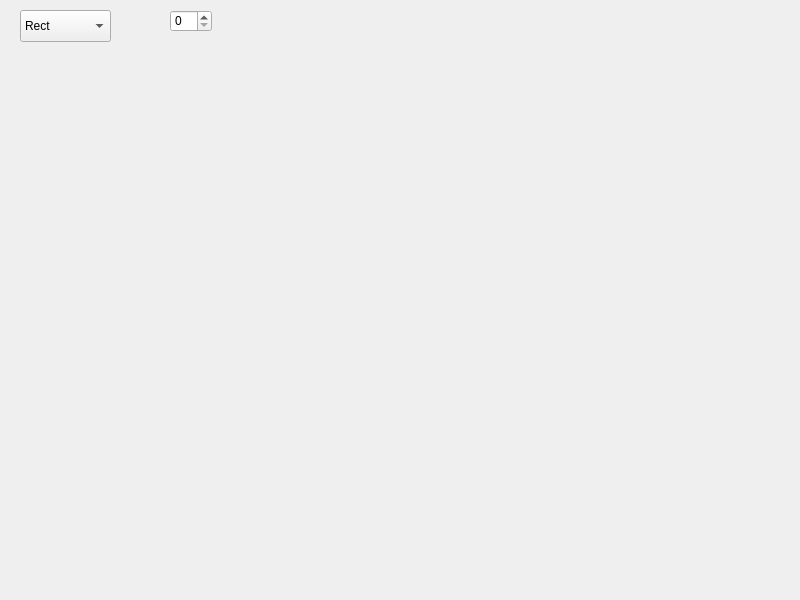
<?xml version="1.0" encoding="UTF-8"?>
<ui version="4.0">
 <class>MainWindow</class>
 <widget class="QMainWindow" name="MainWindow">
  <property name="geometry">
   <rect>
    <x>0</x>
    <y>0</y>
    <width>800</width>
    <height>600</height>
   </rect>
  </property>
  <property name="windowTitle">
   <string>MainWindow</string>
  </property>
  <widget class="QWidget" name="centralwidget">
   <widget class="QComboBox" name="comboBox">
    <property name="geometry">
     <rect>
      <x>20</x>
      <y>10</y>
      <width>91</width>
      <height>32</height>
     </rect>
    </property>
    <property name="editable">
     <bool>false</bool>
    </property>
    <item>
     <property name="text">
      <string>Rect</string>
     </property>
    </item>
    <item>
     <property name="text">
      <string>Polygon</string>
     </property>
    </item>
    <item>
     <property name="text">
      <string>Ellipse</string>
     </property>
    </item>
    <item>
     <property name="text">
      <string>Segment</string>
     </property>
    </item>
   </widget>
   <widget class="QSpinBox" name="spinBox">
    <property name="geometry">
     <rect>
      <x>170</x>
      <y>10</y>
      <width>42</width>
      <height>22</height>
     </rect>
    </property>
   </widget>
  </widget>
  <widget class="QMenuBar" name="menubar">
   <property name="geometry">
    <rect>
     <x>0</x>
     <y>0</y>
     <width>800</width>
     <height>22</height>
    </rect>
   </property>
  </widget>
 </widget>
 <resources/>
 <connections/>
</ui>
